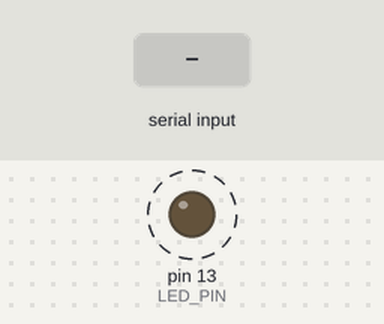
Recording of a sketch running on a simulated Arduino Mega 2560, built with avr-gcc and run on an emulated ATmega2560. Parts: output pins drawn as LEDs (lit = HIGH). Dashed ring = blinking. The inputs (shaded band) are chosen by the test bench. What the sketch prints to the serial monitor is not drawn.

Above: at 0.8 s.
0.9 s: "VER\n" received over Serial
3.9 s: "VER\n" received over the second serial link
6.9 s: "1\n" received over the second serial link
Timing chart, 0 to 15.9 s (numbered marks = the images above; inputs shaded):
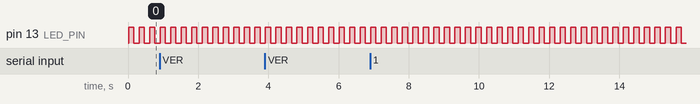

The sketch:

ARDUINO_MEGA_UART_NODEMCU.ino
```cpp
//code2   exemple de communication uart entre arduino mega et nodemcu v1
#include <Arduino_FreeRTOS.h>

//---------------structure ----------------------------------------
typedef struct _vFlag
{
  uint8_t LEDFlag = 1;
  uint8_t SendFlag = 0;
} vFlag;
vFlag flag;

//----------uart--------------
#define LINE_BUFFER_LENGTH 64

typedef struct _vUart
{
  char c;
  int lineIndex = 0;
  bool lineIsComment;
  bool lineSemiColon;
  char line[64];
  String inputString;
  int Buffer[64];
} vUart;
vUart Uart;

const uint8_t LED_PIN = 13;
TaskHandle_t hled;
TaskHandle_t huart0;

// Déclaration préalable des fonctions
void processCommand(char *data);
void vLEDFlashTask(void *pvParameters);
void vUARTTask(void *pvParameters);

void setup()
{
  Uart.inputString.reserve(60);
  Serial.begin(9600);    // Communication avec le PC
  Serial1.begin(115200); // Communication avec NodeMCU

  pinMode(LED_PIN, OUTPUT);
  digitalWrite(LED_PIN, LOW);

  // Création des tâches
  xTaskCreate(vUARTTask, "UART Task", configMINIMAL_STACK_SIZE, NULL, 1, &huart0);
  xTaskCreate(vLEDFlashTask, "LED Task", configMINIMAL_STACK_SIZE, NULL, 2, &hled);

  Serial.println("System Started!");
  vTaskStartScheduler();
}

void loop()
{
  // Ne rien mettre ici car FreeRTOS gère les tâches
}

void vLEDFlashTask(void *pvParameters)
{
  pinMode(LED_PIN, OUTPUT);
  for (;;)
  {
    digitalWrite(LED_PIN, HIGH);
    vTaskDelay((150L * configTICK_RATE_HZ) / 1000L);
    digitalWrite(LED_PIN, LOW);
    vTaskDelay((150L * configTICK_RATE_HZ) / 1000L);
  }
}

void vUARTTask(void *pvParameters)
{
  Uart.lineIsComment = false;
  Uart.lineSemiColon = false;

  while(1)
  {
    // Lecture des données depuis le PC
    while (Serial.available() > 0)
    {
      Uart.c = Serial.read();

      if ((Uart.c == '\n') || (Uart.c == '\r'))
      {
        if (Uart.lineIndex > 0)
        {
          Uart.line[Uart.lineIndex] = '\0';

          // Envoie au NodeMCU
          Serial1.write(Uart.line);
          Serial1.write("\r\n");

          processCommand(Uart.line);

          Uart.lineIndex = 0;
          Uart.inputString = "";
        }
        Uart.lineIsComment = false;
        Uart.lineSemiColon = false;
        Serial.println(F("ok>"));
      }
      else
      {
        if (Uart.lineIndex >= LINE_BUFFER_LENGTH - 1)
        {
          Serial.println("ERROR - Buffer overflow");
          Uart.lineIsComment = false;
          Uart.lineSemiColon = false;
        }
        else if (Uart.c >= 'a' && Uart.c <= 'z')
        {
          Uart.line[Uart.lineIndex] = Uart.c - 'a' + 'A';
          Uart.lineIndex++;
          Uart.inputString += (char)(Uart.c - 'a' + 'A');
        }
        else
        {
          Uart.line[Uart.lineIndex] = Uart.c;
          Uart.lineIndex++;
          Uart.inputString += Uart.c;
        }
      }
    }

    // Lecture des données depuis NodeMCU
    while (Serial1.available() > 0)
    {
      Uart.c = Serial1.read();

      if ((Uart.c == '\n') || (Uart.c == '\r'))
      {
        if (Uart.lineIndex > 0)
        {
          Uart.line[Uart.lineIndex] = '\0';
          processCommand(Uart.line);
          Serial.println(Uart.line);

          Uart.lineIndex = 0;
          Uart.inputString = "";
        }
        Uart.lineIsComment = false;
        Uart.lineSemiColon = false;
      }
      else
      {
        if (Uart.lineIndex >= LINE_BUFFER_LENGTH - 1)
        {
          Serial.println("ERROR - Buffer overflow");
          Uart.lineIsComment = false;
          Uart.lineSemiColon = false;
        }
        else if (Uart.c >= 'a' && Uart.c <= 'z')
        {
          Uart.line[Uart.lineIndex] = Uart.c - 'a' + 'A';
          Uart.lineIndex++;
          Uart.inputString += (char)(Uart.c - 'a' + 'A');
        }
        else
        {
          Uart.line[Uart.lineIndex] = Uart.c;
          Uart.lineIndex++;
          Uart.inputString += Uart.c;
        }
      }
    }
  }
}

void processCommand(char *data)
{
  if (strstr(data, "VER") != NULL)
  {
    Serial.println(F("MEGA_UART_V1.0"));
  }
}
```

Measured:
- by itself, pin 13 (LED_PIN): alternates HIGH for 0.15 s and LOW for 0.15 s
